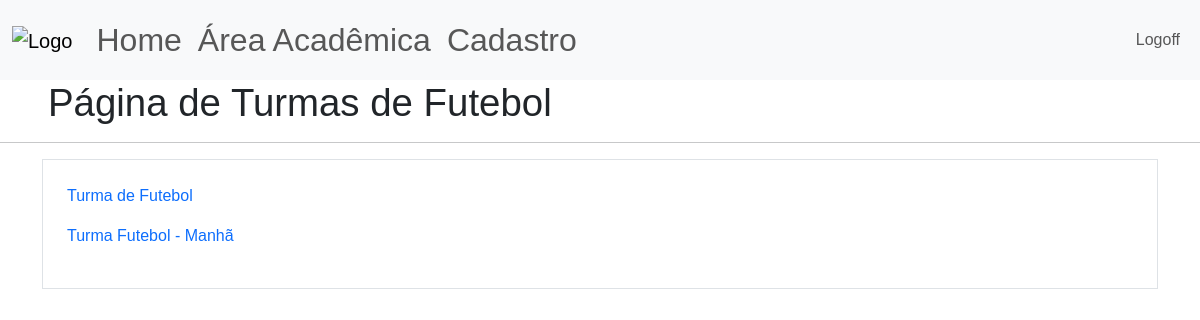
/area-academica/turmas/Futebol  (signed in), run on an earlier commit of the app's database.
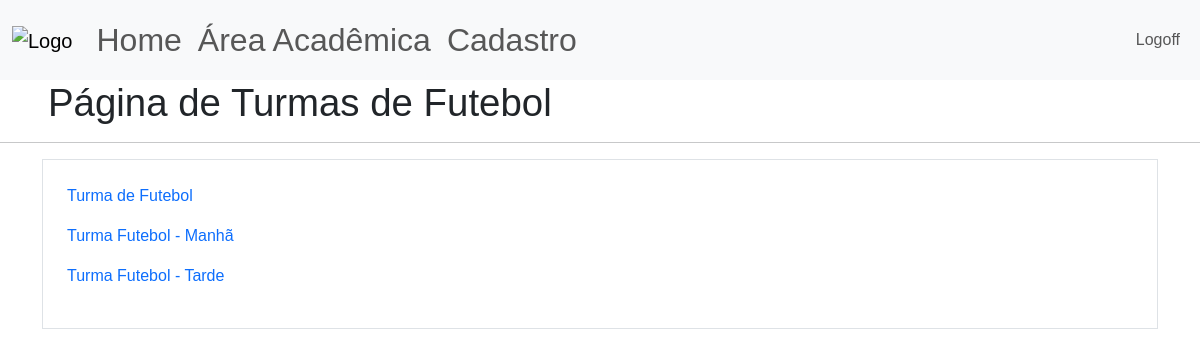
And on a later commit of the database.
### site_verbo_amar/models.py (models this page shows)
class Atividade(database.Model):
    id = database.Column(database.Integer, primary_key=True)
    atividade = database.Column(database.String, nullable=False, unique=True)
    dias_aula = database.Column(database.String, nullable=False)

class Turma(database.Model):
    id = database.Column(database.Integer, primary_key=True)
    nome_turma = database.Column(database.String, nullable=False, unique=True)
    id_professor = database.Column(database.Integer,nullable=False)
    id_atividade = database.Column(database.Integer,nullable=False)
    id_aluno = database.Column(database.Integer, nullable=False)

### site_verbo_amar/routes.py (the view)
@app.route("/area-academica/turmas/<nome>", methods=['GET', 'POST'])
@login_required
def exibir_turmas(nome):
    atividade = Atividade.query.filter_by(atividade=nome).first_or_404()
    turmas = Turma.query.filter_by(id_atividade=atividade.id).all()
    return render_template('pag_turmas.html', nome_atividade=atividade.atividade, turmas=turmas)

### site_verbo_amar/models.py (called while the page is built)
@login_manager.user_loader
def load_user(id_usuario):
    return Usuario.query.get(int(id_usuario))

### site_verbo_amar/templates/pag_turmas.html
{% extends 'base.html' %}
{% block body %}
<div class = "d-flex align-items-center gap-1", style="padding-left: 3rem;">
    <h1 style="font-size: 2.4rem; font-weight: 500; line-height: 1.2; margin: 0;">Página de Turmas de {{nome_atividade}}</h1>
</div>
<hr>
<div class="container">
    <form method="POST" action="" id="nome_turma" class="border p-4 mt-2">
        <fieldset>
            {% for turma in turmas %}
                <a style="text-decoration:none" href="{{ url_for('carregar_chamada', nome_turma=turma.nome_turma) }}">
                    <p>{{turma.nome_turma}}</p>
                </a>
            {% endfor %}
        </fieldset>
    </form>
</div>
{% endblock %}

### site_verbo_amar/templates/base.html (shortened to what this page needs)
<!DOCTYPE html>
<html lang="pt-br">
<head>
    <link href="https://cdn.jsdelivr.net/npm/bootstrap@5.3.8/dist/css/bootstrap.min.css" rel="stylesheet">
    <link rel="stylesheet" type="text/css" href="{{url_for('static', filename='main.css')}}">
</head>
<body>
    {% include 'navbar.html'%}
    {% block body %}
    {% endblock %}
</body>
</html>

### site_verbo_amar/templates/navbar.html (shortened to what this page needs)
<nav class="navbar navbar-expand-lg bg-body-tertiary">
  <div class="container-fluid">
    <a class="navbar-brand" href="{{ url_for('home')}}">
      <img src = "{{url_for('static', filename='logo.png')}}", height="100", alt="Logo">
    </a>
    <ul class="navbar-nav me-auto mb-2 mb-lg-0" style="font-size: 2rem;">
        {% if current_user.is_authenticated %}
          <li class="nav-item">
            <a class="nav-link" href="{{ url_for('home') }}">Home</a>
          </li>
          <li class="nav-item">
            <a class="nav-link" href="{{ url_for('area_academica') }}">Área Acadêmica</a>
          </li>
          <li class="nav-item">
            <a class="nav-link" href="{{ url_for('cadastro') }}">Cadastro</a>
          </li>
         {% endif %}
      </ul>
      <ul class="d-flex navbar-nav">
        {% if current_user.is_authenticated %}
            <li class="nav-item">
              <a class="nav-link" href="{{ url_for('sair') }}">Logoff</a>
            </li>
        {% else %}
          <li class="nav-item">
            <a class="nav-link" href="{{ url_for('login') }}">Login</a>
          </li>
        {% endif %}
      </ul>
    </div>
</nav>

### site_verbo_amar/static/main.css (style rules this page uses)
* { font-family:'Poppins', sans-serif; }

What changed in the data, as far as the page shows it:
added Turma: nome_turma "Turma Futebol - Tarde"
